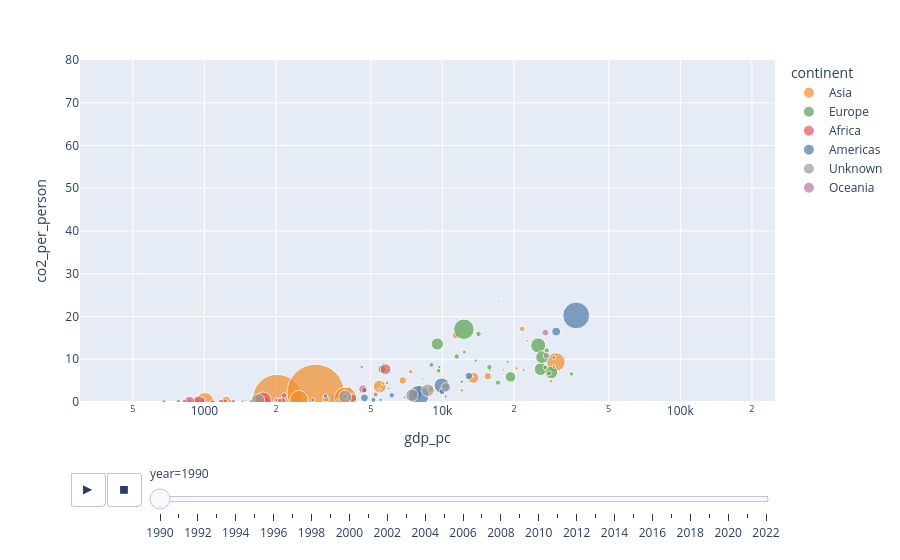

Here is the notebook cell this chart was saved with:
### Markdown cell above
### Exercise 23 – Interactive bubbles through time

**An interactive bubble chart through time.** Build `anim` from `ct`: rows with non-missing `gdp_pc`, `co2_per_person` and `population`, sorted by `year`. Draw the interactive version of the bubble chart of Block 1 with `px.scatter` (log x, size = `population`, colour = `continent` using `palette`, `hover_name='nation'`, `size_max=45`) and `animation_frame='year'`. Fix the axes so the frames are comparable: `range_x=[300, 250000]` (log) and `range_y=[0, 80]` (the same cap as in the small multiples). Print which rows fall outside `range_y`.
In a comment: what does hovering give the reader that the static chart could not, what does a fixed axis protect the reader from, and what did the cap hide?

### Code cell
# Write your code here
# We keep only rows with all the non-missing values and we sort by year
anim = (
    ct.dropna(subset=["gdp_pc", "co2_per_person", "population"])
      .sort_values("year")
      .copy()
)

# Printing the rows outside the co2-per-person axis range after fix
outside_range = anim[
    (anim["co2_per_person"] < 0) |
    (anim["co2_per_person"] > 80)
]

print("Rows outside range_y [0, 80]:")
print(outside_range[["nation", "year", "co2_per_person"]])

# Creating the interactive animated bubble chart
fig = px.scatter(
    anim,
    x="gdp_pc",
    y="co2_per_person",
    size="population",
    color="continent",
    color_discrete_map=palette,
    hover_name="nation",
    size_max=45,
    animation_frame="year",
    log_x=True,
    range_x=[300, 250000],
    range_y=[0, 80]
)

fig.show()

# Hovering shows us each country's identity and more details,
# it also shows infromation that a static chart cannot show interactively.
# by making our axes fixed we prevent changes in scale from year-to-year
# differences alkso appear larger or smaller than they really are.
# The y-axis cap hides values above 80 (and below 0), so the printed rows reveal information that the chart doesn't show.

### Figure 1 — Plotly figure (JSON) as saved in the notebook; plotly's stock layout.template omitted (floating-point values rounded to 4 significant figures)
{"data": [{"hovertemplate": "<b>%{hovertext}</b><br><br>continent=Asia<br>year=1990<br>gdp_pc=%{x}<br>co2_per_person=%{y}<br>population=%{marker.size}<extra></extra>", "hovertext": ["Hong Kong", "Armenia", "Kuwait", "Kazakhstan", "Philippines", "Turkmenistan", "Korea, South", "Oman", "Uzbekistan", "Sri Lanka", "Taiwan", "Israel", "Japan", "Lebanon", "Afghanistan", "Laos", "Nepal", "Mongolia", "India", "Iran", "Singapore", "Malaysia", "Iraq", "China", "Kyrgyzstan", "Myanmar", "Indonesia", "Saudi Arabia", "Georgia", "Yemen", "Qatar", "Bangladesh", "Palestine", "Jordan", "Pakistan", "Syria", "United Arab Emirates", "Azerbaijan", "Bahrain", "Tajikistan"], "legendgroup": "Asia", "marker": {"color": "#f28e2b", "size": [5561000.0, 3552000.0, 1685000.0, 17150000.0, 62850000.0, 3761000.0, 44080000.0, 1764000.0, 20460000.0, 16350000.0, 20590000.0, 4545000.0, 123400000.0, 3595000.0, 12050000.0, 4312000.0, 19520000.0, 2165000.0, 865000000.0, 58380000.0, 3040000.0, 17830000.0, 17580000.0, 1154000000.0, 4460000.0, 39820000.0, 183500000.0, 10640000.0, 5449000.0, 13890000.0, 440200.0, 111600000.0, 2139000.0, 3622000.0, 116200000.0, 12580000.0, 1898000.0, 7231000.0, 514800.0, 5399000.0], "sizemode": "area", "sizeref": 704400.0, "symbol": "circle"}, "mode": "markers", "name": "Asia", "orientation": "v", "showlegend": true, "type": "scatter", "x": [28600.0, 9192.0, 12400.0, 11360.0, 3626.0, 5638.0, 13490.0, 10380.0, 6812.0, 4103.0, 15520.0, 20520.0, 29980.0, 2704.0, 1085.0, 1446.0, 1256.0, 2080.0, 2024.0, 5455.0, 22720.0, 8030.0, 4041.0, 2934.0, 5643.0, 1235.0, 3916.0, 21640.0, 12090.0, 3238.0, 11860.0, 1004.0, 4743.0, 5443.0, 2497.0, 8984.0, 21410.0, 7362.0, 6360.0, 4690.0], "xaxis": "x", "y": [4.882, 2.535, 22.47, 15.59, 0.649, 8.871, 5.683, 6.398, 5.039, 0.233, 6.033, 7.882, 9.359, 2.189, 0.168, 0.119, 0.037, 4.523, 0.668, 3.616, 14.32, 3.043, 2.826, 2.153, 4.306, 0.106, 0.845, 17.1, 2.725, 0.689, 25.96, 0.126, 0.403, 2.924, 0.584, 2.962, 27.35, 7.101, 22.33, 2.28], "yaxis": "y"}, {"hovertemplate": "<b>%{hovertext}</b><br><br>continent=Europe<br>year=1990<br>gdp_pc=%{x}<br>co2_per_person=%{y}<br>population=%{marker.size}<extra></extra>", "hovertext": ["Ireland", "Czech Republic", "Italy", "North Macedonia", "France", "Germany", "Moldova", "Romania", "Spain", "Slovakia", "Cyprus", "Denmark", "Belarus", "Finland", "United Kingdom", "Russia", "Croatia", "Switzerland", "Portugal", "Estonia", "Belgium", "Ukraine", "Latvia", "Albania", "Norway", "Slovenia", "Austria", "Sweden", "Bulgaria", "Lithuania", "Greece", "Serbia", "Bosnia and Herzegovina"], "legendgroup": "Europe", "marker": {"color": "#59a14f", "size": [3514000.0, 10300000.0, 57030000.0, 2064000.0, 56990000.0, 79710000.0, 4451000.0, 22940000.0, 39080000.0, 5266000.0, 788400.0, 5141000.0, 10190000.0, 4987000.0, 57370000.0, 149000000.0, 4835000.0, 6713000.0, 9990000.0, 1570000.0, 9961000.0, 52050000.0, 2660000.0, 3278000.0, 4241000.0, 1998000.0, 7680000.0, 8559000.0, 8822000.0, 3695000.0, 10260000.0, 7875000.0, 4449000.0], "sizemode": "area", "sizeref": 704400.0, "symbol": "circle"}, "mode": "markers", "name": "Europe", "orientation": "v", "showlegend": true, "type": "scatter", "x": [18810.0, 14190.0, 25870.0, 8274.0, 28710.0, 25290.0, 9709.0, 5578.0, 19350.0, 12370.0, 13450.0, 29410.0, 11480.0, 26880.0, 26250.0, 12320.0, 12070.0, 34880.0, 17140.0, 17240.0, 27430.0, 9527.0, 15830.0, 3950.0, 29440.0, 18030.0, 27080.0, 28070.0, 8994.0, 13810.0, 15760.0, 9645.0, 5860.0], "xaxis": "x", "y": [9.375, 15.94, 7.684, 5.378, 6.929, 13.23, 8.201, 7.696, 5.869, 11.68, 5.896, 10.4, 10.65, 11.41, 10.49, 17.02, 4.733, 6.576, 4.536, 23.5, 12.08, 13.57, 7.391, 1.684, 8.254, 7.556, 8.098, 6.709, 8.687, 9.672, 8.133, 7.307, 4.467], "yaxis": "y"}, {"hovertemplate": "<b>%{hovertext}</b><br><br>continent=Africa<br>year=1990<br>gdp_pc=%{x}<br>co2_per_person=%{y}<br>population=%{marker.size}<extra></extra>", "hovertext": ["Sierra Leone", "Central African Republic", "Guinea", "Guinea-Bissau", "Cote d'Ivoire", "Benin", "Equatorial Guinea", "Zimbabwe", "Liberia", "Mauritania", "Tunisia", "Rwanda", "Eswatini", "Malawi", "Kenya", "South Africa", "Togo", "Ghana", "Uganda", "Botswana", "Angola", "Cameroon", "Madagascar", "Ethiopia", "Burkina Faso", "Morocco", "Congo", "Algeria", "Gabon", "Libya", "Lesotho", "Democratic Republic of Congo", "Senegal", "Chad", "Mauritius", "Burundi", "Djibouti", "Mozambique", "Niger", "Nigeria", "Gambia"], "legendgroup": "Africa", "marker": {"color": "#e15759", "size": [4197000.0, 2872000.0, 6434000.0, 973700.0, 12190000.0, 5281000.0, 474300.0, 10140000.0, 2224000.0, 1952000.0, 8325000.0, 7375000.0, 872400.0, 9546000.0, 22890000.0, 40750000.0, 3714000.0, 15390000.0, 17570000.0, 1306000.0, 11630000.0, 11330000.0, 12060000.0, 47610000.0, 9159000.0, 24380000.0, 2381000.0, 25380000.0, 983700.0, 4445000.0, 1810000.0, 36680000.0, 7721000.0, 5983000.0, 1089000.0, 5587000.0, 579500.0, 13090000.0, 8286000.0, 97120000.0, 1055000.0], "sizemode": "area", "sizeref": 704400.0, "symbol": "circle"}, "mode": "markers", "name": "Africa", "orientation": "v", "showlegend": true, "type": "scatter", "x": [1647.0, 1099.0, 777.0, 1296.0, 2134.0, 1652.0, 1935.0, 2164.0, 1655.0, 1490.0, 5244.0, 1323.0, 3921.0, 860.1, 1816.0, 5771.0, 1277.0, 1695.0, 925.9, 5101.0, 987.6, 2024.0, 1218.0, 945.8, 1174.0, 4191.0, 3611.0, 4644.0, 7291.0, 4583.0, 1771.0, 865.4, 2072.0, 675.6, 11200.0, 1081.0, 1987.0, 1718.0, 825.2, 1764.0, 1262.0], "xaxis": "x", "y": [0.119, 0.064, 0.15, 0.098, 0.392, 0.11, 0.131, 1.533, 0.205, 0.437, 1.757, 0.071, 1.1, 0.077, 0.253, 7.68, 0.263, 0.228, 0.043, 2.068, 0.438, 0.23, 0.078, 0.063, 0.065, 0.915, 0.423, 2.991, 4.559, 8.214, 0.814, 0.116, 0.38, 0.063, 1.342, 0.037, 0.512, 0.078, 0.072, 0.399, 0.188], "yaxis": "y"}, {"hovertemplate": "<b>%{hovertext}</b><br><br>continent=Americas<br>year=1990<br>gdp_pc=%{x}<br>co2_per_person=%{y}<br>population=%{marker.size}<extra></extra>", "hovertext": ["Cuba", "Uruguay", "Paraguay", "Bolivia", "Haiti", "Costa Rica", "Venezuela", "Colombia", "Honduras", "Mexico", "Jamaica", "Dominican Republic", "Guatemala", "Ecuador", "Panama", "Peru", "Canada", "USA", "Nicaragua", "Brazil", "Chile"], "legendgroup": "Americas", "marker": {"color": "#4e79a7", "size": [10630000.0, 3104000.0, 4036000.0, 7130000.0, 6854000.0, 3122000.0, 19830000.0, 32440000.0, 4980000.0, 82820000.0, 2380000.0, 7151000.0, 9025000.0, 10470000.0, 2456000.0, 22010000.0, 27790000.0, 253400000.0, 4163000.0, 149100000.0, 13440000.0], "sizemode": "area", "sizeref": 704400.0, "symbol": "circle"}, "mode": "markers", "name": "Americas", "orientation": "v", "showlegend": true, "type": "scatter", "x": [4698.0, 10320.0, 5500.0, 3229.0, 1572.0, 7338.0, 12920.0, 7816.0, 2851.0, 9944.0, 5954.0, 3901.0, 5131.0, 6129.0, 6938.0, 4705.0, 30080.0, 36510.0, 2006.0, 7949.0, 9969.0], "xaxis": "x", "y": [2.788, 1.281, 0.528, 1.405, 0.145, 0.932, 6.096, 1.753, 0.503, 3.825, 3.163, 1.249, 0.516, 1.575, 1.066, 0.972, 16.48, 20.25, 0.491, 1.466, 2.449], "yaxis": "y"}, {"hovertemplate": "<b>%{hovertext}</b><br><br>continent=Unknown<br>year=1990<br>gdp_pc=%{x}<br>co2_per_person=%{y}<br>population=%{marker.size}<extra></extra>", "hovertext": ["Netherlands", "Vietnam", "Turkey", "Thailand", "Egypt", "Argentina"], "legendgroup": "Unknown", "marker": {"color": "#999999", "size": [15030000.0, 65500000.0, 56020000.0, 54740000.0, 58400000.0, 32760000.0], "sizemode": "area", "sizeref": 704400.0, "symbol": "circle"}, "mode": "markers", "name": "Unknown", "orientation": "v", "showlegend": true, "type": "scatter", "x": [27370.0, 1678.0, 8690.0, 7447.0, 3904.0, 10340.0], "xaxis": "x", "y": [10.85, 0.325, 2.759, 1.581, 1.248, 3.425], "yaxis": "y"}, {"hovertemplate": "<b>%{hovertext}</b><br><br>continent=Oceania<br>year=1990<br>gdp_pc=%{x}<br>co2_per_person=%{y}<br>population=%{marker.size}<extra></extra>", "hovertext": ["Australia", "New Zealand"], "legendgroup": "Oceania", "marker": {"color": "#b07aa1", "size": [17130000.0, 3397000.0], "sizemode": "area", "sizeref": 704400.0, "symbol": "circle"}, "mode": "markers", "name": "Oceania", "orientation": "v", "showlegend": true, "type": "scatter", "x": [27100.0, 21930.0], "xaxis": "x", "y": [16.24, 7.504], "yaxis": "y"}], "layout": {"legend": {"itemsizing": "constant", "title": {"text": "continent"}, "tracegroupgap": 0}, "margin": {"t": 60}, "sliders": [{"active": 0, "currentvalue": {"prefix": "year="}, "len": 0.9, "pad": {"b": 10, "t": 60}, "steps": [{"args": [["1990"], {"frame": {"duration": 0, "redraw": false}, "fromcurrent": true, "mode": "immediate", "transition": {"duration": 0, "easing": "linear"}}], "label": "1990", "method": "animate"}, {"args": [["1991"], {"frame": {"duration": 0, "redraw": false}, "fromcurrent": true, "mode": "immediate", "transition": {"duration": 0, "easing": "linear"}}], "label": "1991", "method": "animate"}, {"args": [["1992"], {"frame": {"duration": 0, "redraw": false}, "fromcurrent": true, "mode": "immediate", "transition": {"duration": 0, "easing": "linear"}}], "label": "1992", "method": "animate"}, {"args": [["1993"], {"frame": {"duration": 0, "redraw": false}, "fromcurrent": true, "mode": "immediate", "transition": {"duration": 0, "easing": "linear"}}], "label": "1993", "method": "animate"}, {"args": [["1994"], {"frame": {"duration": 0, "redraw": false}, "fromcurrent": true, "mode": "immediate", "transition": {"duration": 0, "easing": "linear"}}], "label": "1994", "method": "animate"}, {"args": [["1995"], {"frame": {"duration": 0, "redraw": false}, "fromcurrent": true, "mode": "immediate", "transition": {"duration": 0, "easing": "linear"}}], "label": "1995", "method": "animate"}, {"args": [["1996"], {"frame": {"duration": 0, "redraw": false}, "fromcurrent": true, "mode": "immediate", "transition": {"duration": 0, "easing": "linear"}}], "label": "1996", "method": "animate"}, {"args": [["1997"], {"frame": {"duration": 0, "redraw": false}, "fromcurrent": true, "mode": "immediate", "transition": {"duration": 0, "easing": "linear"}}], "label": "1997", "method": "animate"}, {"args": [["1998"], {"frame": {"duration": 0, "redraw": false}, "fromcurrent": true, "mode": "immediate", "transition": {"duration": 0, "easing": "linear"}}], "label": "1998", "method": "animate"}, {"args": [["1999"], {"frame": {"duration": 0, "redraw": false}, "fromcurrent": true, "mode": "immediate", "transition": {"duration": 0, "easing": "linear"}}], "label": "1999", "method": "animate"}, {"args": [["2000"], {"frame": {"duration": 0, "redraw": false}, "fromcurrent": true, "mode": "immediate", "transition": {"duration": 0, "easing": "linear"}}], "label": "2000", "method": "animate"}, {"args": [["2001"], {"frame": {"duration": 0, "redraw": false}, "fromcurrent": true, "mode": "immediate", "transition": {"duration": 0, "easing": "linear"}}], "label": "2001", "method": "animate"}, {"args": [["2002"], {"frame": {"duration": 0, "redraw": false}, "fromcurrent": true, "mode": "immediate", "transition": {"duration": 0, "easing": "linear"}}], "label": "2002", "method": "animate"}, {"args": [["2003"], {"frame": {"duration": 0, "redraw": false}, "fromcurrent": true, "mode": "immediate", "transition": {"duration": 0, "easing": "linear"}}], "label": "2003", "method": "animate"}, {"args": [["2004"], {"frame": {"duration": 0, "redraw": false}, "fromcurrent": true, "mode": "immediate", "transition": {"duration": 0, "easing": "linear"}}], "label": "2004", "method": "animate"}, {"args": [["2005"], {"frame": {"duration": 0, "redraw": false}, "fromcurrent": true, "mode": "immediate", "transition": {"duration": 0, "easing": "linear"}}], "label": "2005", "method": "animate"}, {"args": [["2006"], {"frame": {"duration": 0, "redraw": false}, "fromcurrent": true, "mode": "immediate", "transition": {"duration": 0, "easing": "linear"}}], "label": "2006", "method": "animate"}, {"args": [["2007"], {"frame": {"duration": 0, "redraw": false}, "fromcurrent": true, "mode": "immediate", "transition": {"duration": 0, "easing": "linear"}}], "label": "2007", "method": "animate"}, {"args": [["2008"], {"frame": {"duration": 0, "redraw": false}, "fromcurrent": true, "mode": "immediate", "transition": {"duration": 0, "easing": "linear"}}], "label": "2008", "method": "animate"}, {"args": [["2009"], {"frame": {"duration": 0, "redraw": false}, "fromcurrent": true, "mode": "immediate", "transition": {"duration": 0, "easing": "linear"}}], "label": "2009", "method": "animate"}, {"args": [["2010"], {"frame": {"duration": 0, "redraw": false}, "fromcurrent": true, "mode": "immediate", "transition": {"duration": 0, "easing": "linear"}}], "label": "2010", "method": "animate"}, {"args": [["2011"], {"frame": {"duration": 0, "redraw": false}, "fromcurrent": true, "mode": "immediate", "transition": {"duration": 0, "easing": "linear"}}], "label": "2011", "method": "animate"}, {"args": [["2012"], {"frame": {"duration": 0, "redraw": false}, "fromcurrent": true, "mode": "immediate", "transition": {"duration": 0, "easing": "linear"}}], "label": "2012", "method": "animate"}, {"args": [["2013"], {"frame": {"duration": 0, "redraw": false}, "fromcurrent": true, "mode": "immediate", "transition": {"duration": 0, "easing": "linear"}}], "label": "2013", "method": "animate"}, {"args": [["2014"], {"frame": {"duration": 0, "redraw": false}, "fromcurrent": true, "mode": "immediate", "transition": {"duration": 0, "easing": "linear"}}], "label": "2014", "method": "animate"}, {"args": [["2015"], {"frame": {"duration": 0, "redraw": false}, "fromcurrent": true, "mode": "immediate", "transition": {"duration": 0, "easing": "linear"}}], "label": "2015", "method": "animate"}, {"args": [["2016"], {"frame": {"duration": 0, "redraw": false}, "fromcurrent": true, "mode": "immediate", "transition": {"duration": 0, "easing": "linear"}}], "label": "2016", "method": "animate"}, {"args": [["2017"], {"frame": {"duration": 0, "redraw": false}, "fromcurrent": true, "mode": "immediate", "transition": {"duration": 0, "easing": "linear"}}], "label": "2017", "method": "animate"}, {"args": [["2018"], {"frame": {"duration": 0, "redraw": false}, "fromcurrent": true, "mode": "immediate", "transition": {"duration": 0, "easing": "linear"}}], "label": "2018", "method": "animate"}, {"args": [["2019"], {"frame": {"duration": 0, "redraw": false}, "fromcurrent": true, "mode": "immediate", "transition": {"duration": 0, "easing": "linear"}}], "label": "2019", "method": "animate"}, {"args": [["2020"], {"frame": {"duration": 0, "redraw": false}, "fromcurrent": true, "mode": "immediate", "transition": {"duration": 0, "easing": "linear"}}], "label": "2020", "method": "animate"}, {"args": [["2021"], {"frame": {"duration": 0, "redraw": false}, "fromcurrent": true, "mode": "immediate", "transition": {"duration": 0, "easing": "linear"}}], "label": "2021", "method": "animate"}, {"args": [["2022"], {"frame": {"duration": 0, "redraw": false}, "fromcurrent": true, "mode": "immediate", "transition": {"duration": 0, "easing": "linear"}}], "label": "2022", "method": "animate"}], "x": 0.1, "xanchor": "left", "y": 0, "yanchor": "top"}], "updatemenus": [{"buttons": [{"args": [null, {"frame": {"duration": 500, "redraw": false}, "fromcurrent": true, "mode": "immediate", "transition": {"duration": 500, "easing": "linear"}}], "label": "&#9654;", "method": "animate"}, {"args": [[null], {"frame": {"duration": 0, "redraw": false}, "fromcurrent": true, "mode": "immediate", "transition": {"duration": 0, "easing": "linear"}}], "label": "&#9724;", "method": "animate"}], "direction": "left", "pad": {"r": 10, "t": 70}, "showactive": false, "type": "buttons", "x": 0.1, "xanchor": "right", "y": 0, "yanchor": "top"}], "xaxis": {"anchor": "y", "domain": [0, 1], "range": [2.477, 5.398], "title": {"text": "gdp_pc"}, "type": "log"}, "yaxis": {"anchor": "x", "domain": [0, 1], "range": [0, 80], "title": {"text": "co2_per_person"}}}}
